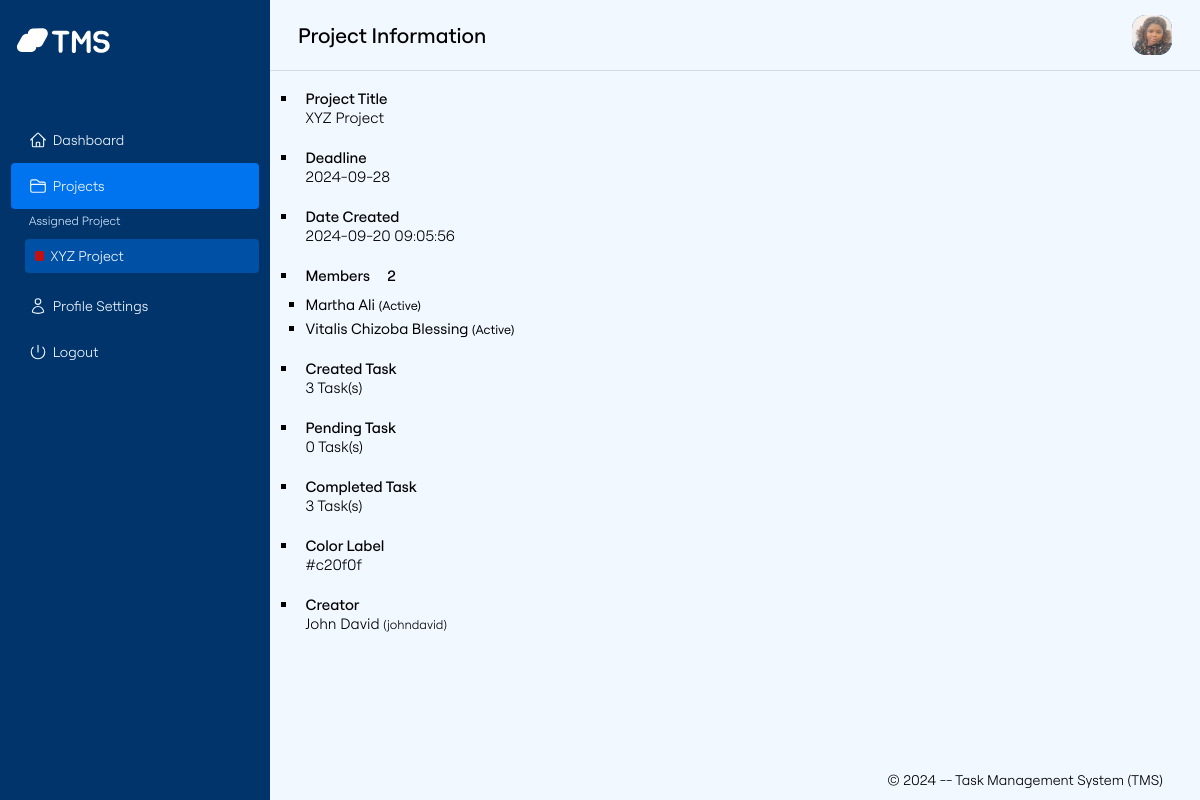
Screenshot of /user/a/project-detail.php?slug=172682315666ed3af455dfb (signed in) with the database file from the repository.
### tables this page shows
CREATE TABLE `users_tb` (
  `user_id` bigint(20) NOT NULL,
  `user_slug` varchar(255) NOT NULL,
  `user_fullname` varchar(255) NOT NULL,
  `user_email` varchar(255) NOT NULL,
  `user_username` varchar(255) NOT NULL,
  `user_password` varchar(255) NOT NULL,
  `user_picture` text DEFAULT NULL,
  `created_at` timestamp NOT NULL DEFAULT current_timestamp(),
  `updated_at` timestamp NOT NULL DEFAULT current_timestamp()
);

CREATE TABLE `projects_tb` (
  `project_id` bigint(20) NOT NULL,
  `project_slug` varchar(255) NOT NULL,
  `project_name` varchar(255) NOT NULL,
  `creator_id` bigint(20) NOT NULL,
  `project_deadline` date NOT NULL,
  `project_color` varchar(35) NOT NULL DEFAULT '#ccc',
  `project_status` int(11) NOT NULL DEFAULT 0,
  `created_at` timestamp NOT NULL DEFAULT current_timestamp(),
  `updated_at` timestamp NOT NULL DEFAULT current_timestamp()
);

CREATE TABLE `project_user_tb` (
  `pu_id` bigint(20) NOT NULL,
  `pu_slug` varchar(255) NOT NULL,
  `pu_project_id` bigint(20) NOT NULL,
  `pu_member` bigint(20) NOT NULL,
  `pu_status` int(11) NOT NULL DEFAULT 0,
  `created_at` timestamp NOT NULL DEFAULT current_timestamp() ON UPDATE current_timestamp(),
  `updated_at` timestamp NOT NULL DEFAULT current_timestamp() ON UPDATE current_timestamp()
);

### server/config/MysqlDBH.php (called while the page is built, shortened)
<?php
class MysqlDBH implements DatabaseHandler
{
    private $host = 'localhost';
    private $password = "";
    private $dbname = "tms";
    private $username = 'root';
    private $charset = 'utf8mb4';
    private $connectionString;
    function __construct()
    {
        try {
            $dsn = "mysql:host=$this->host;charset=$this->charset;dbname=$this->dbname";
            $this->connectionString = new \PDO($dsn, $this->username, $this->password);
        } catch (\Exception $ex) {
            echo ('Oooooops; we are unable to connect to server at the moment...');
        }
    }
    function connection()
    {
        return $this->connectionString;
    }
}

### server/services/ProjectService.php (called while the page is built, shortened)
<?php
class ProjectService implements ProjectServiceImpl
{
    private $model;
    private $modelPU;
    private $modelTask;
    function __construct()
    {
        $connector = new MysqlDBH();
        $this->model = new Project($connector);
        $this->modelPU = new ProjectUser($connector);
        $this->modelTask = new Task($connector);
    }
    function getProjectBySlug(string $slug): string
    {
        $response = $this->model->fetchProjectBySlug($slug);
        if (count($response) > 0) {
            $_res = $this->modelTask->fetchTaskByProject((int) $response["project_id"]);
            $response["tasks"] = $_res;
        }
        return ResponseDto::json($response, 200);
    }
    function getProjectMembers(int $project_id): string
    {
        $response = $this->modelPU->fetchProjectMembers($project_id);
        return ResponseDto::json($response);
    }
    function getAssignedProject(int $id): string
    {
        $response = $this->modelTask->fetchMyAssignedTask($id);
        if (count($response) > 0) {
            $res = [];
            $visited_ids = [];
            foreach ($response as $key => $task) {
                if (in_array($task["task_project_id"], $visited_ids) == false) {
                    $_res = $this->model->fetchProjectById((int) $task["task_project_id"]);
                    $_res["task_count"] = 0;
                    array_push($res, $_res);
                }
            }
            return ResponseDto::json($res, 200);
        }
        return ResponseDto::json($response, 200);
    }
}

### server/services/UserService.php (called while the page is built, shortened)
<?php
class UserService implements UserServiceImpl
{
    function __construct()
    {
        $mysqlConnector = new MysqlDBH();
    }
}

### server/services/MediaService.php (called while the page is built, shortened)
<?php
class MediaService implements MediaServiceImpl
{
    function __construct()
    {
        $connector = new MysqlDBH();
    }
}

### server/controller/ProjectController.php (called while the page is built, shortened)
<?php
class ProjectController
{
    private $projectService;
    function __construct()
    {
        $this->projectService = new ProjectService();
    }
    function getProjectBySlug(string $slug)
    {
        return $this->projectService->getProjectBySlug($slug);
    }
    function getProjectMembers(int $id)
    {
        return $this->projectService->getProjectMembers($id);
    }
    function getProjectAssignedTasks(int $id)
    {
        return $this->projectService->getAssignedProject($id);
    }
}

### server/model/Task.php (called while the page is built, shortened)
<?php
class Task extends BaseModel
{
    private $table_name = 'tasks_tb';
    function fetchTaskByProject(int $_project_id)
    {
        $sql = "SELECT $this->table_name.*, users_tb.user_fullname, users_tb.user_picture FROM $this->table_name LEFT JOIN users_tb ON $this->table_name.assigned_to = users_tb.user_id WHERE task_project_id = ?";
        $response = $this->fetchMany($sql, [$_project_id]);
        return $response;
    }
    function fetchMyAssignedTask(int $_id)
    {
        $sql = "SELECT $this->table_name.*, users_tb.user_fullname, users_tb.user_username, users_tb.user_picture FROM $this->table_name LEFT JOIN users_tb ON $this->table_name.assigned_to = users_tb.user_id WHERE assigned_to = ?";
        $response = $this->fetchMany($sql, [$_id]);
        return $response;
    }
}

### server/model/BaseModel.php (called while the page is built, shortened)
<?php
class BaseModel
{
    private $dbconnector;
    function __construct(DatabaseHandler $databaseHandler)
    {
        $this->dbconnector = $databaseHandler->connection();
    }
    protected function fetch($sql, $payload = []): array
    {
        $stmt = $this->dbconnector->prepare($sql);
        $stmt->setFetchMode(\PDO::FETCH_ASSOC);
        $stmt->execute($payload);
        $response = $stmt->fetch();
        return is_array($response) ? $response : [];
    }
    protected function fetchMany($sql, $payload = []): array
    {
        $stmt = $this->dbconnector->prepare($sql);
        $stmt->setFetchMode(\PDO::FETCH_ASSOC);
        $stmt->execute($payload);
        return $stmt->fetchAll();
    }
}

### server/model/Project.php (called while the page is built, shortened)
<?php
class Project extends BaseModel
{
    private $table_name = 'projects_tb';
    function fetchProjectById(int $_id)
    {
        $sql = "SELECT $this->table_name.* FROM $this->table_name LEFT JOIN users_tb ON $this->table_name.creator_id = users_tb.user_id WHERE project_id = ?";
        $response = $this->fetch($sql, [$_id]);
        return $response;
    }
    function fetchProjectBySlug(string $slug)
    {
        $sql = "SELECT $this->table_name.*, users_tb.user_picture, users_tb.user_fullname, users_tb.user_username FROM $this->table_name LEFT JOIN users_tb ON $this->table_name.creator_id = users_tb.user_id WHERE project_slug = ? ";
        $response = $this->fetch($sql, [$slug]);
        return $response;
    }
}

### server/dto/ResponseDto.php (called while the page is built, shortened)
<?php
class ResponseDto
{
    static function json($message, int $status = 404, array $data = [])
    {
        return json_encode(["message" => $message, "status_code" => $status, "data" => $data]);
    }
}

### server/model/ProjectUser.php (called while the page is built, shortened)
<?php
class ProjectUser extends BaseModel
{
    private $table_name = 'project_user_tb';
    function fetchProjectMembers(int $_id)
    {
        $sql = "SELECT $this->table_name.*, users_tb.user_username, users_tb.user_fullname, users_tb.user_email, users_tb.user_picture FROM $this->table_name LEFT JOIN users_tb ON $this->table_name.pu_member = users_tb.user_id  WHERE pu_project_id = ?";
        $response = $this->fetchMany($sql, [$_id]);
        return $response;
    }
}

### server/utils/Helper.php (called while the page is built, shortened)
<?php
class Helper
{
    public static function loadImage($url)
    {
        if ($url != null && strlen(trim($url)) > 8) {
            return $url;
        }
        return "../static/images/no-image.png";
    }
}

### user/a/project-detail.php (the view, shortened to what this page needs)
<?php
$path = "";
$user = [];
$project = [];
$members = [];
$created_task = 0;
$pending_task = 0;
$completed_task = 0;
if (isset($_SESSION["is_logged_in"]) && $_SESSION["is_logged_in"] && isset($_SESSION["user"]) && is_array($_SESSION["user"]) && count($_SESSION["user"]) == 9) {
    $user = $_SESSION["user"];
    $controller = new ProjectController();
    if (isset($_GET["slug"])) {
        $slug = $_GET["slug"];
        $res = json_decode($controller->getProjectBySlug($slug), true);
        if (count($res["message"]) > 0 && isset($res["message"]["project_id"])) {
            $project = $res["message"];
            $res_members = json_decode($controller->getProjectMembers($project["project_id"]), true);
            $members = $res_members["message"];
            if (isset($project["tasks"]) && count($project["tasks"]) > 0) {
                foreach ($project["tasks"] as $key => $_task) {
                    if ($_task["task_status"] == 3) {
                        $completed_task += 1;
                    } else {
                        $pending_task += 1;
                    }
                    $created_task += 1;
                }
            }
        }
    } else header("refresh:0; url=./projects.php");
} else {
    header("location: ../login.php");
}
?>
<!DOCTYPE html>
<html lang="en">
<head>
    <link rel="stylesheet" href="../../static/styles/dashboard.css">
</head>
<body>
    <div class="container">
        <?php include_once('./include/header.php') ?>
        <main>
            <header>
                <div class="bars">
                    <h1>Project Information</h1>
                </div>
                <div class="side_menu">
                    <a href="./setting.php">
                        <div class="image_holder">
                            <?php
                            $pic = $user["user_picture"];
                            if ($pic !== NULL && strlen(trim($pic)) > 9) {
                                echo " <img src='" . Helper::loadImage($pic) . "' alt='' /> ";
                            } else echo Helper::getInitialNames($user["user_fullname"]);
                            ?>
                        </div>
                    </a>
                </div>
            </header>
            <div class="content">
                <section id="project-details">
                    <ul>
                        <li>
                            <strong>Project Title</strong>
                            <p><?php echo isset($project["project_name"]) ? $project["project_name"] : ""; ?></p>
                        </li>
                        <li>
                            <strong>Deadline</strong>
                            <p><?php echo isset($project["project_deadline"]) ? $project["project_deadline"] : ""; ?></p>
                        </li>
                        <li>
                            <strong>Date Created</strong>
                            <p><?php echo isset($project["created_at"]) ? $project["created_at"] : ""; ?></p>
                        </li>
                        <li>
                            <strong>Members &nbsp; &nbsp; <?php echo number_format(count($members)); ?> </strong>
                            <?php
                            if (count($members) > 0) {
                                echo "<ul>";
                                foreach ($members as $key => $member) {
                                    $placeholder = $member['user_fullname'] . " <small>(" . ($member["pu_status"] == 1 ? "Active" : ($member["pu_status"] == 4 ? "Delisted" : "Active")) . ")</small>";
                                    echo " <li> $placeholder </li> ";
                                }
                                echo "</ul>";
                            }
                            ?>
                        </li>
                        <li>
                            <strong>Created Task</strong>
                            <p><?php echo $created_task . " Task(s)"; ?></p>
                        </li>
                        <li>
                            <strong>Pending Task</strong>
                            <p><?php echo $pending_task . " Task(s)"; ?></p>
                        </li>
                        <li>
                            <strong>Completed Task</strong>
                            <p><?php echo $completed_task . " Task(s)"; ?></p>
                        </li>
                        <li>
                            <strong>Color Label</strong>
                            <p><?php echo isset($project["project_color"]) ? $project["project_color"] : ""; ?></p>
                        </li>
                        <li>
                            <strong>Creator</strong>
                            <p><?php echo isset($project["user_fullname"]) ? $project["user_fullname"] . " <small>(" . $project["user_username"] . ")</small>" : ""; ?></p>
                        </li>
                    </ul>
                </section>
            </div>
            <footer>
                &copy; <?php echo date("Y") ?> -- Task Management System (TMS)
            </footer>
        </main>
    </div>
</body>
</html>

### user/a/include/header.php (shortened to what this page needs)
<?php
$page = $GLOBALS["page"];
$p_item = isset($_GET["slug"]) ? $_GET["slug"] : "";
$_controller = new ProjectController();
$user_id = $GLOBALS["user"]["user_id"];
$assigned_res = json_decode($_controller->getProjectAssignedTasks($user_id), true);
$reoccur = [];
$assigned_task_projects = $assigned_res["message"];
?>
<aside>
    <a href="<?php echo $path . "/"; ?>" id="logo">
    </a>
    <nav>
        <ul>
            <li>
                <a href="./" class="<?php echo $page == "dashboard" ? "active" : ""; ?>">
                    <span>Dashboard</span>
                </a>
            </li>
            <li>
                <a href="./projects.php" class="<?php echo $page == "projects" ? "active" : ""; ?>">
                    <span>Projects</span>
                </a>
                <?php
                if (count($assigned_task_projects) > 0) {
                ?>
                    <span class="submenu">Assigned Project</span>
                    <ul>
                        <?php
                        foreach ($assigned_task_projects as $key => $_project) {
                            if (in_array($_project["project_slug"], $reoccur)) continue;
                            array_push($reoccur, $_project["project_slug"]);
                        ?>
                            <li class=" <?php echo $p_item ==  $_project["project_slug"] ? 'active' : ''; ?> ">
                                <a href="./assigned-project.php?slug=<?php echo $_project["project_slug"]; ?>">
                                    <label for="" style="background-color: <?php echo $_project["project_color"]; ?>;"></label>
                                    <span class="truncate"><?php echo $_project["project_name"]; ?></span>
                                </a>
                            </li>
                        <?php
                        }
                        ?>
                    </ul>
                <?php
                }
                ?>
            </li>
            <li>
                <a href="./setting.php" class="<?php echo $page == "setting" ? "active" : ""; ?>">
                    <span>Profile Settings</span>
                </a>
            </li>
            <li>
                <a href="./logout.php">
                    <svg data-slot="icon" fill="none" stroke-width="1.5" stroke="currentColor" viewBox="0 0 24 24" xmlns="http://www.w3.org/2000/svg" aria-hidden="true">
                        <path stroke-linecap="round" stroke-linejoin="round" d="M5.636 5.636a9 9 0 1 0 12.728 0M12 3v9"></path>
                    </svg>
                    <span>Logout</span>
                </a>
            </li>
        </ul>
    </nav>
</aside>

### rows the page displays
users_tb: user_picture (picture)
projects_tb: project_name "XYZ Project", project_deadline "2024-09-28", created_at "2024-09-20 09:05:56", project_color "#c20f0f", creator.user_fullname "John David", creator.user_username "johndavid"
project_user_tb: pu_member.user_fullname "Martha Ali", pu_status "Active"
project_user_tb: pu_member.user_fullname "Vitalis Chizoba Blessing", pu_status "Active"

### other values shown
$_project["project_name"] "XYZ Project"
count($members) "2"
$created_task "3"
$pending_task "0"
$completed_task "3"
